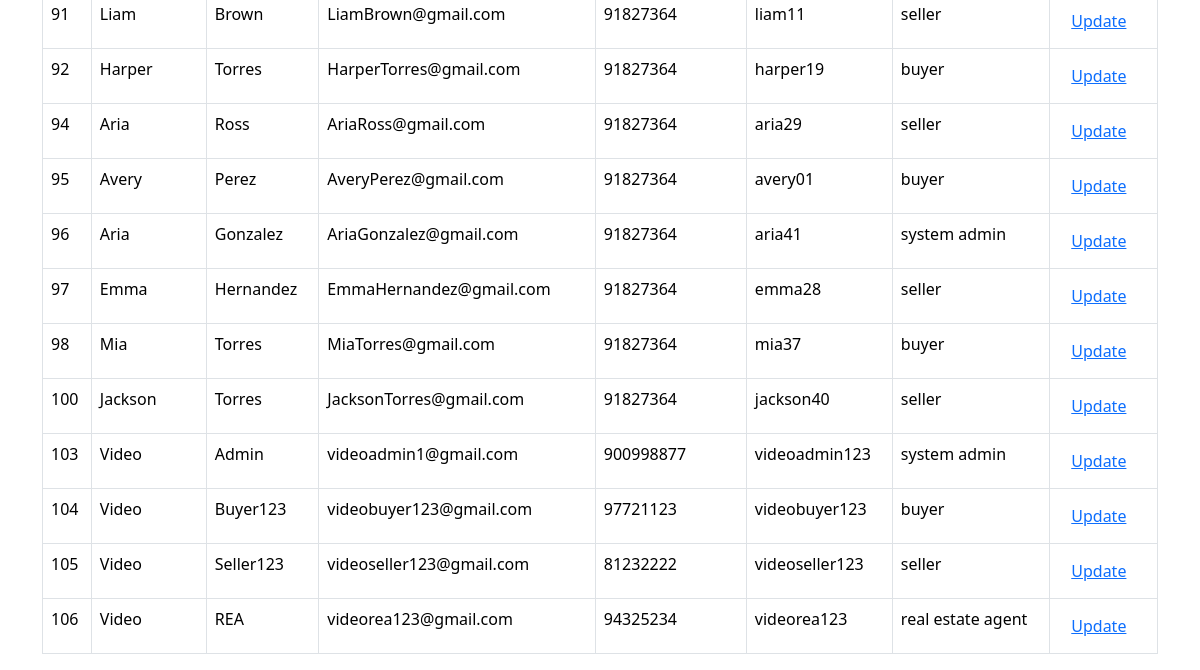
The app's page /displayAccounts (lower part), older data.
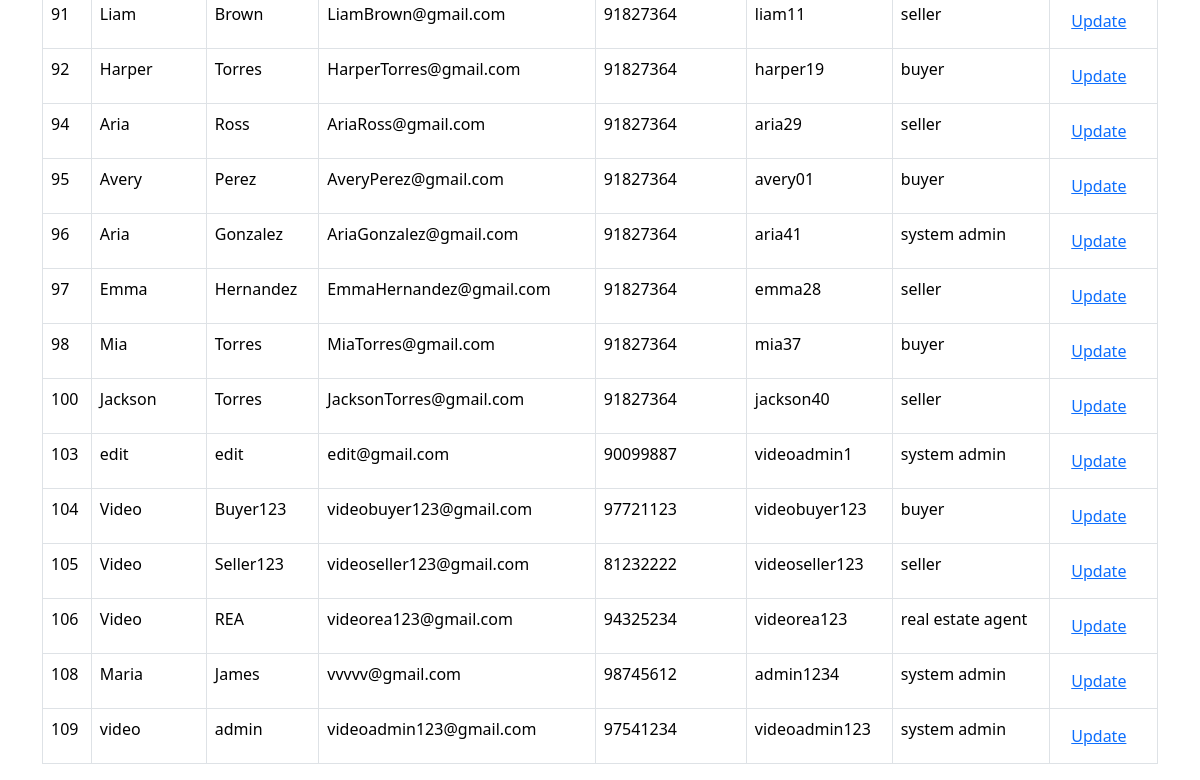
The same page, newer data.
### app/entity/models.py (models this page shows, shortened)
class User(Base):
    __tablename__ = "users_info"
    user_id = Column(Integer, primary_key=True, autoincrement=True, unique=True)
    profile_id = Column(Integer, ForeignKey('user_profile.profile_id'))
    fname = Column(String(255), nullable=False)
    lname = Column(String(255), nullable=False)
    email = Column(String(255), nullable=False, unique=True)
    phonenum = Column(String(8), nullable=False)
    username = Column(String(255), nullable=False, unique=True)
    password_hash = Column(String(255), nullable=False)
    suspend_status = Column(Boolean, nullable=False)
    userprofile = relationship("UserProfile", back_populates="user")
    @classmethod
    def get_all_accounts(cls):
        users=session.query(cls).filter(cls.suspend_status==False).all()
        return users

class UserProfile(Base):
    __tablename__ = "user_profile"
    profile_id = Column(Integer, primary_key=True, autoincrement=True, unique=True)
    roles = Column(String(255), unique=True)
    description = Column(String(255), nullable=True)
    suspend_status = Column(Boolean, nullable=False)
    user = relationship("User", back_populates="userprofile")

### app/boundary/systemAdminBoundary.py (the view)
    @adminBP.route('/displayAccounts', methods=['POST', 'GET'])
    def displayAccounts():
        view_accounts = ViewAccountController()
        user_list = view_accounts.viewUsers()
        return render_template('systemAdmin/view-users.html', title="All Users", users=user_list)

### app/control/adminController.py (called while the page is built)
    def viewUsers(self):
        user_list = User.get_all_accounts()
        return user_list

### app/templates/systemAdmin/view-users.html (shortened to what this page needs)
{% extends 'base.html' %}
{% block body %}
<div class="container">
    <div class="my-2">
        <h1 style="text-align: center;"> Accounts List </h1> <br>
        <br>
        <div class="table-responsive">
            <table class="table table-bordered">
                <tbody>
                    {% for user in users %}
                    <tr>
                        <td>{{user.user_id}}</td>
                        <td>{{user.fname}}</td>
                        <td>{{user.lname}}</td>
                        <td>{{user.email}}</td>
                        <td>{{user.phonenum}}</td>
                        <td>{{user.username}}</td>
                        <td>{{user.userprofile.roles}}</td>
                        <td><a class="btn btn-link" href="/edit/{{ user.username }}"> Update </a>
                    </tr>
                    {% endfor %}
                </tbody>
            </table>
        </div>
    </div>
</div>
{% endblock %}

### app/templates/base.html (shortened to what this page needs)
<!DOCTYPE html>
<html style="height:100%" class="h-100">
<head>
    <link href="https://cdn.jsdelivr.net/npm/bootstrap@5.3.3/dist/css/bootstrap.min.css" rel="stylesheet">
</head>
<body class="h-100">
  {% block body %} {% endblock %}
</body>
</html>

Row changes from the older to the newer data that the page shows:
changed User id 103: fname "Video" → "edit"; lname "Admin" → "edit"; email "videoadmin1@gmail.com" → "edit@gmail.com"; phonenum "900998877" → "90099887"; username "videoadmin123" → "videoadmin1"
added User: user_id "108", fname "Maria", lname "James", email "vvvvv@gmail.com", phonenum "98745612", username "admin1234", userprofile.roles "system admin"
added User: user_id "109", fname "video", lname "admin", email "videoadmin123@gmail.com", phonenum "97541234", username "videoadmin123", userprofile.roles "system admin"
